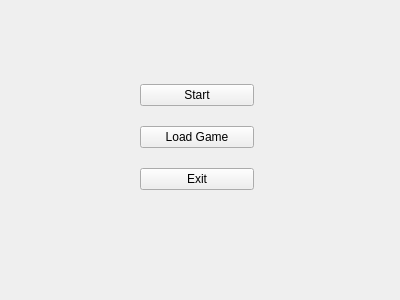
<?xml version="1.0" encoding="UTF-8"?>
<ui version="4.0">
 <class>Menu</class>
 <widget class="QWidget" name="Menu">
  <property name="geometry">
   <rect>
    <x>0</x>
    <y>0</y>
    <width>400</width>
    <height>300</height>
   </rect>
  </property>
  <property name="windowTitle">
   <string>Pacman</string>
  </property>
  <widget class="QWidget" name="layoutWidget">
   <property name="geometry">
    <rect>
     <x>140</x>
     <y>70</y>
     <width>114</width>
     <height>134</height>
    </rect>
   </property>
   <layout class="QVBoxLayout" name="verticalLayout">
    <item>
     <widget class="QPushButton" name="startButton">
      <property name="text">
       <string>Start</string>
      </property>
     </widget>
    </item>
    <item>
     <widget class="QPushButton" name="loadButton">
      <property name="text">
       <string>Load Game</string>
      </property>
     </widget>
    </item>
    <item>
     <widget class="QPushButton" name="exitButton">
      <property name="text">
       <string>Exit</string>
      </property>
     </widget>
    </item>
   </layout>
  </widget>
 </widget>
 <resources/>
 <connections/>
</ui>
